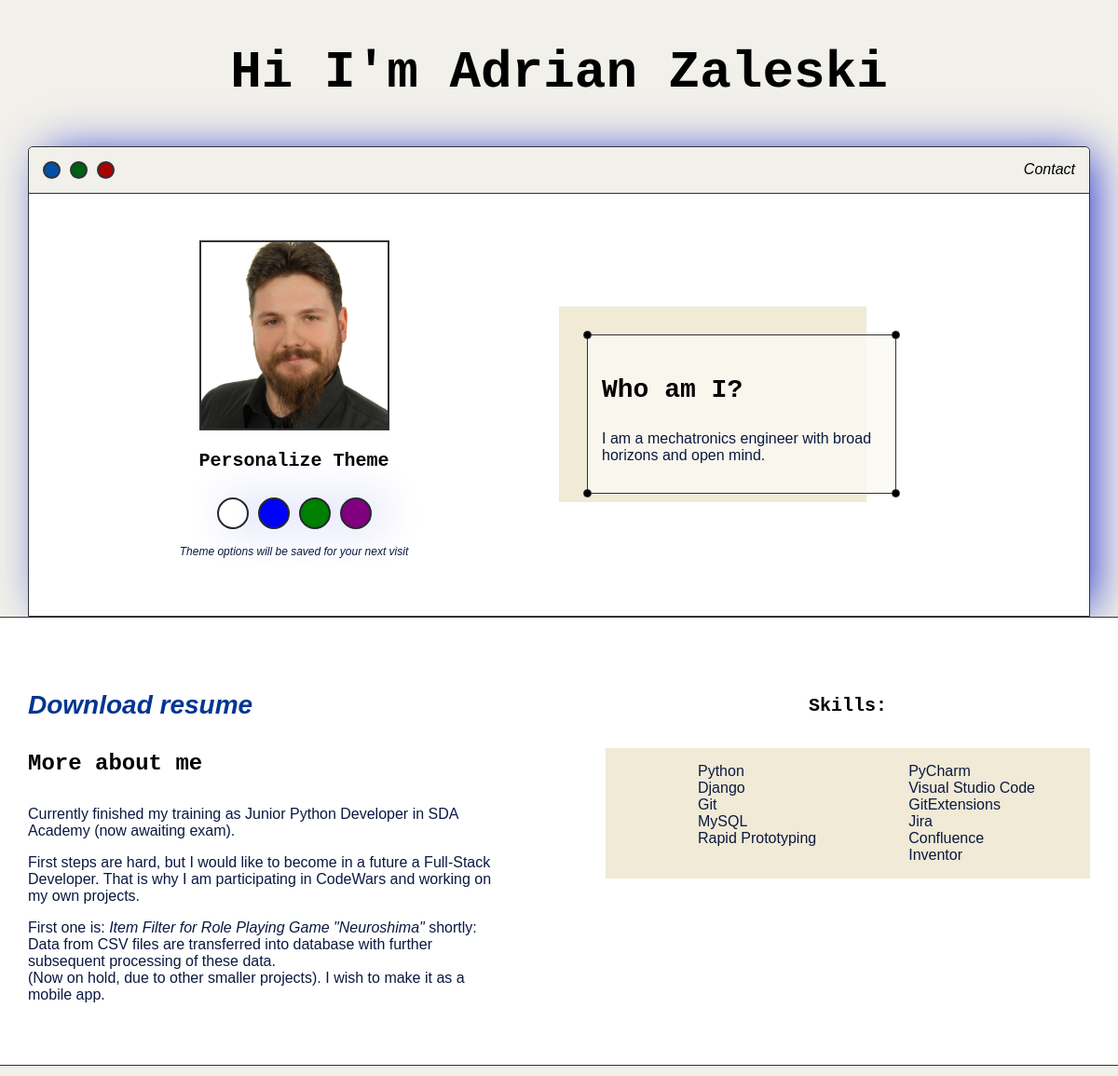
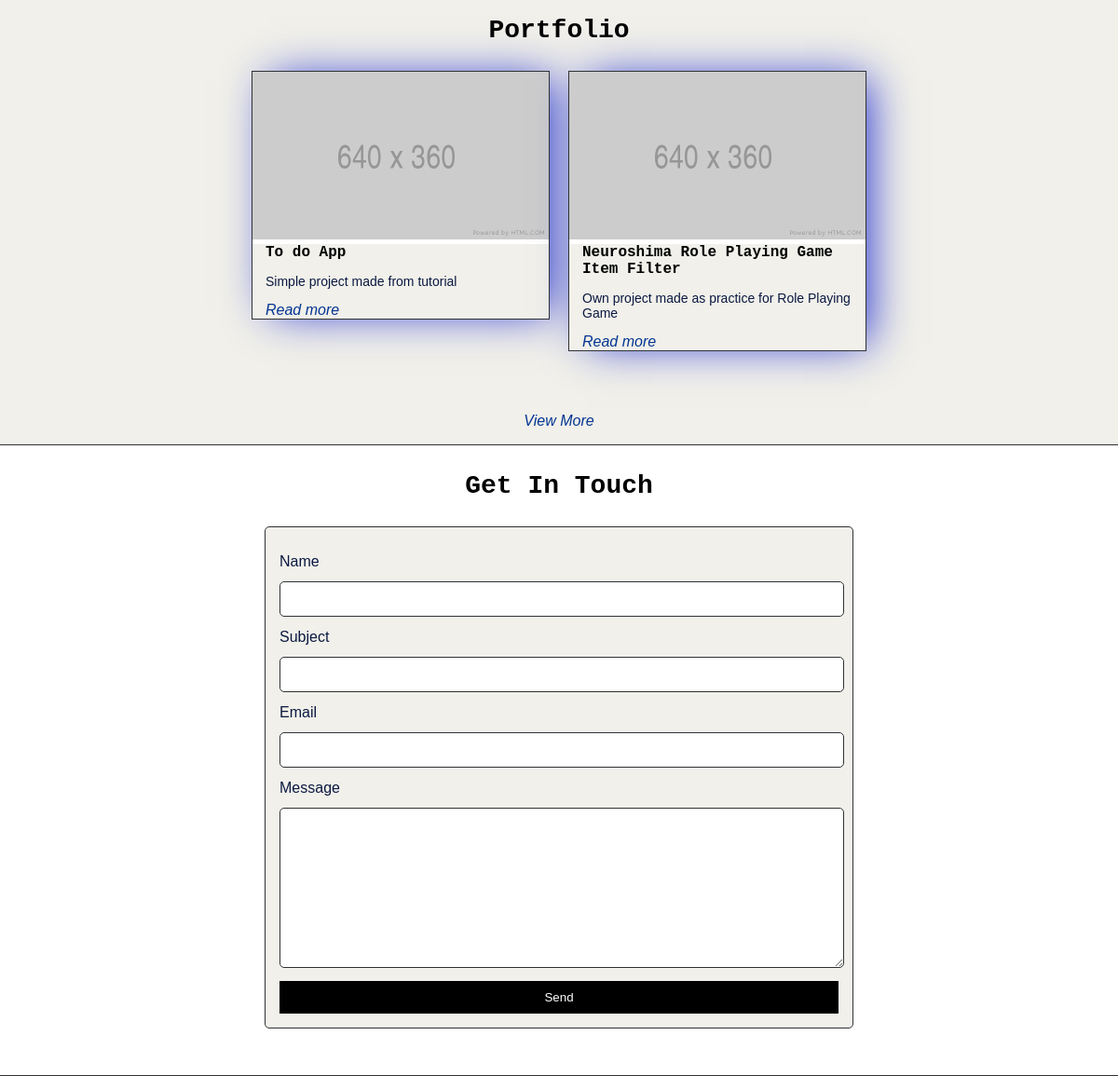
The page / on the database its author committed (2 pictures, top to bottom).
### base/models.py (models this page shows, shortened)
class Post(models.Model):
    headline = models.CharField(max_length=200)
    sub_headline = models.CharField(max_length=200, null=True, blank=True)
    thumbnail = models.ImageField(null=True, blank=True, upload_to="images", default="placeholder.png")
    body = models.TextField(null=True, blank=True)
    created = models.DateTimeField(auto_now_add=True)
    active = models.BooleanField(default=False)
    featured = models.BooleanField(default=False)
    tags = models.ManyToManyField(Tag, null=True)

### base/views.py (the view)
# urls.py: path('', views.home, name='home'),
def home(request):
    posts = Post.objects.filter(active = True, featured = True)[0:3]
    context = {'posts': posts}
    return render(request, 'base/index.html', context)

### base/templates/base/index.html (shortened to what this page needs)
<!DOCTYPE html>
{% load static %}
<html>
    <head>
        <link rel="stylesheet" type="text/css" href="{% static 'css/default.css' %}">
        <link id="theme-style" rel="stylesheet" type="text/css" href=" ">
    </head>
    <body>
        <section class="s1">
            <div class="main-container">
                <div class="greeting-wrapper">
                    <h1>Hi I'm Adrian Zaleski</h1>
                </div>
                <div class="intro-wrapper">
                    {% include 'base/navbar.html' %}
                    <div class="left-column">
                        <img id="profile_pic" src="{% static 'images/Adrian.jpg' %}" />
                        <h5 style="text-align: center; line-height: 0">
                            Personalize Theme
                        </h5>
                        <div id="theme-options-wrapper">
                            <div data-mode="light" id="light-mode" class="theme-dot"></div>
                            <div data-mode="blue" id="blue-mode" class="theme-dot"></div>
                            <div data-mode="green" id="green-mode" class="theme-dot"></div>
                            <div data-mode="purple" id="purple-mode" class="theme-dot"></div>
                        </div>
                        <p id="settings-note">
                            Theme options will be saved for your next visit
                        </p>
                    </div>
                    <div class="right-column">
                        <div id="preview-shadow">
                            <div id="preview">
                                <div id="corner-tl" class="corner"></div>
                                <div id="corner-tr" class="corner"></div>
                                <h3>Who am I?</h3>
                                <p>
                                    I am a mechatronics engineer with broad
                                    horizons and open mind.
                                </p>
                                <div id="corner-bl" class="corner"></div>
                                <div id="corner-br" class="corner"></div>
                            </div>
                        </div>
                    </div>
                </div>
            </div>
        </section>
        <section class="s2">
            <div class="main-container">
                <div class="about-wrapper">
                    <div class="about-me">
                        <h3>
                            <a target="_blank" href="{% static 'resume.pdf' %}"
                                >Download resume</a
                            >
                        </h3>
                        <h4>More about me</h4>
                        <p>
                            Currently finished my training as Junior Python
                            Developer in SDA Academy (now awaiting exam).
                        </p>
                        <p>
                            First steps are hard, but I would like to become in
                            a future a Full-Stack Developer. That is why I am
                            participating in CodeWars and working on my own
                            projects.
                        </p>
                        <p>
                            First one is:
                            <i>Item Filter for Role Playing Game "Neuroshima"</i>
                            shortly: <br />
                            Data from CSV files are transferred into database
                            with further subsequent processing of these data.
                            <br />
                            (Now on hold, due to other smaller projects). I wish
                            to make it as a mobile app.
                        </p>
                    </div>
                    <div class="social-links">
                        <h5 id="skills-head">Skills:</h5>
                        <div id="skills">
                            <ul>
                                <li>Python</li>
                                <li>Django</li>
                                <li>Git</li>
                                <li>MySQL</li>
                                <li>Rapid Prototyping</li>
                            </ul>
                            <ul>
                                <li>PyCharm</li>
                                <li>Visual Studio Code</li>
                                <li>GitExtensions</li>
                                <li>Jira</li>
                                <li>Confluence</li>
                                <li>Inventor</li>
                            </ul>
                        </div>
                    </div>
                </div>
            </div>
        </section>
        <section class="s1">
            <div class="main-container">
                <h3 style="text-align: center">Portfolio</h3>
                <div class="post-wrapper">
                    {% for post in posts %}
                    <div>
                        <div class="post">
                            <img class="thumbnail" src="{{ post.thumbnail.url }} ">
                            <div class="post-preview">
                                <h6 class="post-title">{{ post.headline }}</h6>
                                <p class="post-intro">{{ post.sub_headline }}</p>
                                <a id="post-link" href="{% url 'post' post.id %}">Read more</a>
                            </div>
                        </div>
                    </div>
                    {% endfor %}
                </div>
                <p align="center">
                    <a href="{% url 'posts' %}">View More</a>
                </p>
            </div>
        </section>
        <section class="s2">
            <div class="main-container">
                <h3 style="text-align: center">Get In Touch</h3>
                <form id="contact-form">
                    <label>Name</label>
                    <input class="input-field" type="text" name="name" />
                    <label>Subject</label>
                    <input class="input-field" type="text" name="subject" />
                    <label>Email</label>
                    <input class="input-field" type="text" name="email" />
                    <label>Message</label>
                    <textarea
                        class="input-field"
                        type="message"
                        name="message"
                    ></textarea>
                    <input id="submit-button" type="submit" value="Send" />
                </form>
            </div>
        </section>
    </body>
</html>

### rows shown on the page
Post: thumbnail (placeholder picture), headline "To do App", sub_headline "Simple project made from tutorial"
Post: thumbnail (placeholder picture), headline "Neuroshima Role Playing Game Item Filter", sub_headline "Own project made as practice for Role Playing Game"
